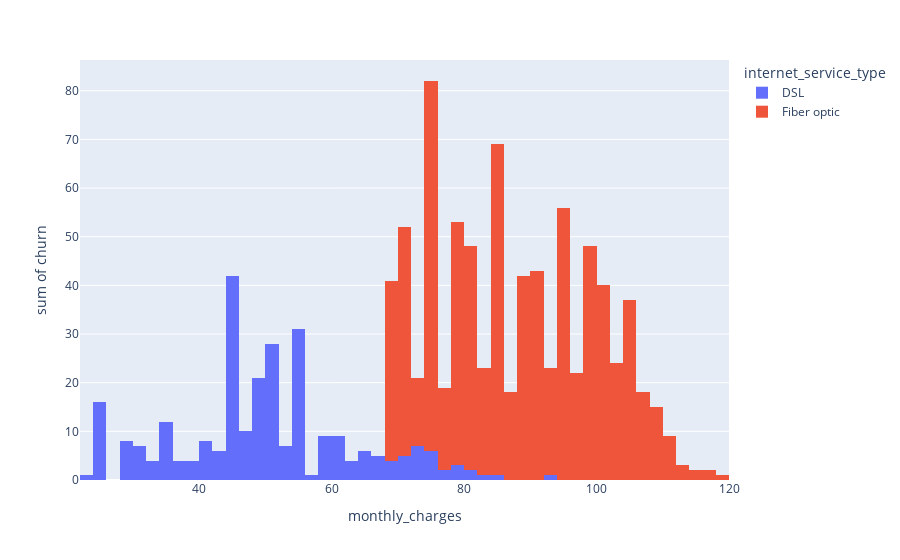

The notebook cell this image was saved under:
### Code cell
px.histogram(data_frame=train, 
             x='monthly_charges', 
             y='churn',
             color='internet_service_type',
            )

### Figure 1 — Plotly figure (JSON) as saved in the notebook; plotly's stock layout.template omitted (floating-point values rounded to 4 significant figures; data arrays with more than 128 entries replaced by an {"elided": "..."} marker saying what was removed)
{"data": [{"alignmentgroup": "True", "bingroup": "x", "histfunc": "sum", "hovertemplate": "internet_service_type=DSL<br>monthly_charges=%{x}<br>sum of churn=%{y}<extra></extra>", "legendgroup": "DSL", "marker": {"color": "#636efa", "pattern": {"shape": ""}}, "name": "DSL", "offsetgroup": "DSL", "orientation": "v", "showlegend": true, "type": "histogram", "x": {"elided": "1462 float values"}, "xaxis": "x", "y": {"elided": "1462 int values"}, "yaxis": "y"}, {"alignmentgroup": "True", "bingroup": "x", "histfunc": "sum", "hovertemplate": "internet_service_type=Fiber optic<br>monthly_charges=%{x}<br>sum of churn=%{y}<extra></extra>", "legendgroup": "Fiber optic", "marker": {"color": "#EF553B", "pattern": {"shape": ""}}, "name": "Fiber optic", "offsetgroup": "Fiber optic", "orientation": "v", "showlegend": true, "type": "histogram", "x": {"elided": "1847 float values"}, "xaxis": "x", "y": {"elided": "1847 int values"}, "yaxis": "y"}], "layout": {"barmode": "relative", "legend": {"title": {"text": "internet_service_type"}, "tracegroupgap": 0}, "margin": {"t": 60}, "xaxis": {"anchor": "y", "domain": [0, 1], "title": {"text": "monthly_charges"}}, "yaxis": {"anchor": "x", "domain": [0, 1], "title": {"text": "sum of churn"}}}}
